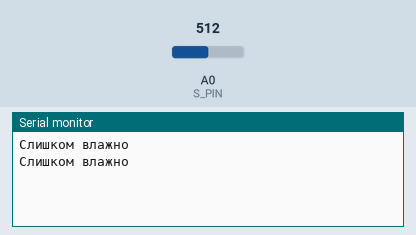
Recording of a sketch running on a simulated Arduino Uno, built with avr-gcc and run on an emulated ATmega328P. On the bench: the last lines printed to the serial monitor. The test bench sets the inputs (shaded band); at power-on: A0 (S_PIN) = 512.

Above: at 1.8 s.
1.9 s: A0 (S_PIN) set to 490
At 2.8 s:
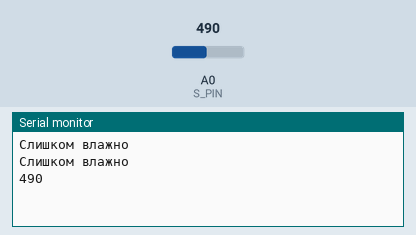
4.5 s: A0 (S_PIN) set to 0
At 5.5 s:
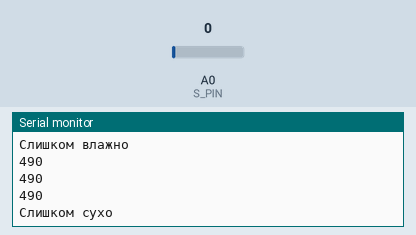

The sketch:

Water_Sensor.ino
```cpp
// Занятие с датчиком уровня воды
#define S_PIN A0
void setup() {
 Serial.begin(9600);
 pinMode(S_PIN, INPUT);
}

void loop() {
 int water = analogRead (S_PIN);       //от 0 до 1023
 if(water>5 && 500>water) {
 Serial.println(water);
 delay(1000);
 }
 if(water<5) {
  Serial.println("Слишком сухо");
  delay(1000);
 }
 if(500<water) {
  Serial.println("Слишком влажно");
  delay(1000);
 }
}
```

Measured:
- after the input at 1.9 s, the serial monitor: prints a new line after 0.10 s (image 1)
- after the input at 4.5 s, the serial monitor: prints a new line after 0.50 s (image 2)
